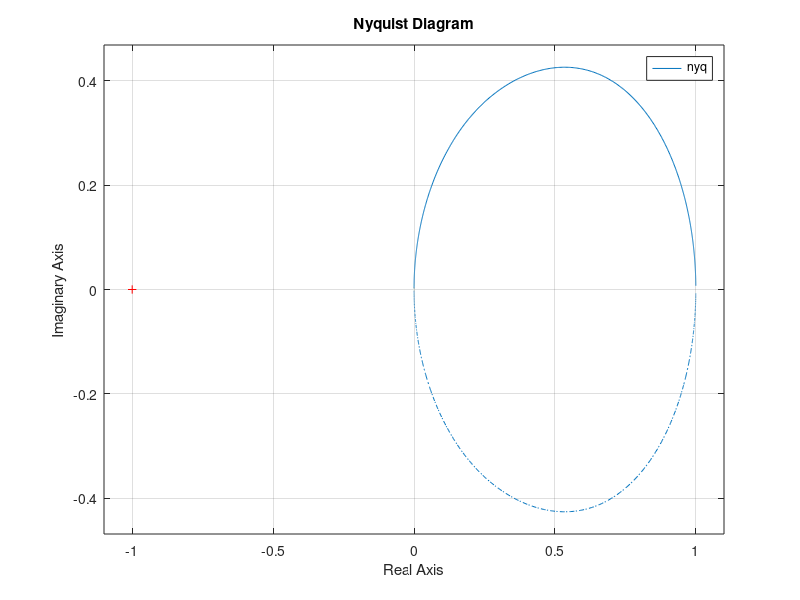

The MATLAB source for this figure:
%% RELATORIO CONTROLE ROBUSTO
clc;clear;close all
%Modelo nominal da planta dinamica em espaço de estados
A = [1 0 0;     
    0 3 1;
    2 0 6];

B = [1 0;
    0 1;
    1 1];

C = [1 0 0;
    0 1 0];

D = [0 0;
    0 0];

sys = ss(A,B,C,D);

%% Controlabilidade 
% O sistema é controlavel se o posto da matriz de controlabilidade Cx é
% igual a n, ou seja, se Cx tem posto pleno(determinante diferente de zero)
% Cx = [B AB A^2B ...]
% Criando matriz de controlabilidade
Cx = ctrb(A,B);
% Vendo qual é numero de linhas ou colunas linearmente independentes 
% Caso valor >= n(dimensão da matriz A
rank(Cx);
% Pode-se verificar se o determinante é diferente de 0(depende do sistema)
%det(Cx)
% OU se tivermos n numeros singulares e não nulos
cx = svd(Cx);

%% Observabilidade
% O sistema é observavel se todas as variaveis de estado contribuirem para
% a saida do processo
% Ox = [C; CA CA^2 CA^3...]
% Criando matriz de controlabilidade
Ox = obsv(A,C);
% Vendo qual é numero de linhas ou colunas linearmente independentes 
% Caso valor >= n(dimensão da matriz A
rank(Ox);
% Pode-se verificar se o determinante é diferente de 0(depende do sistema)
%det(Ox)
% OU se tivermos n numeros singulares e não nulos
ox = svd(Ox);

%% Criterio de Nyquist Multivariavel 
%O sistema será assintoticamente estável se todas as raízes de estiverem no
%semiplano esquerdo aberto.
%Temos que a estabilidade do sistema nominal é dado pela analise dos polos
%quando o diagrama de nyquist é dado por
% nyq = -1 + det[I + G(s)]
G = tf(sys);
mat = eye(2,2) + G;
% Vou tirar o determinante do symbolab rs rs
% Função final ja 
nyq = tf([-2 14 -18],[1 -10 27 -18]);
nyquist(nyq);
% O numero de polos instaveis = 3 
% O numero de vezes que o diagrama envolve o -1 = 0
% Logo o sistema é estavel




